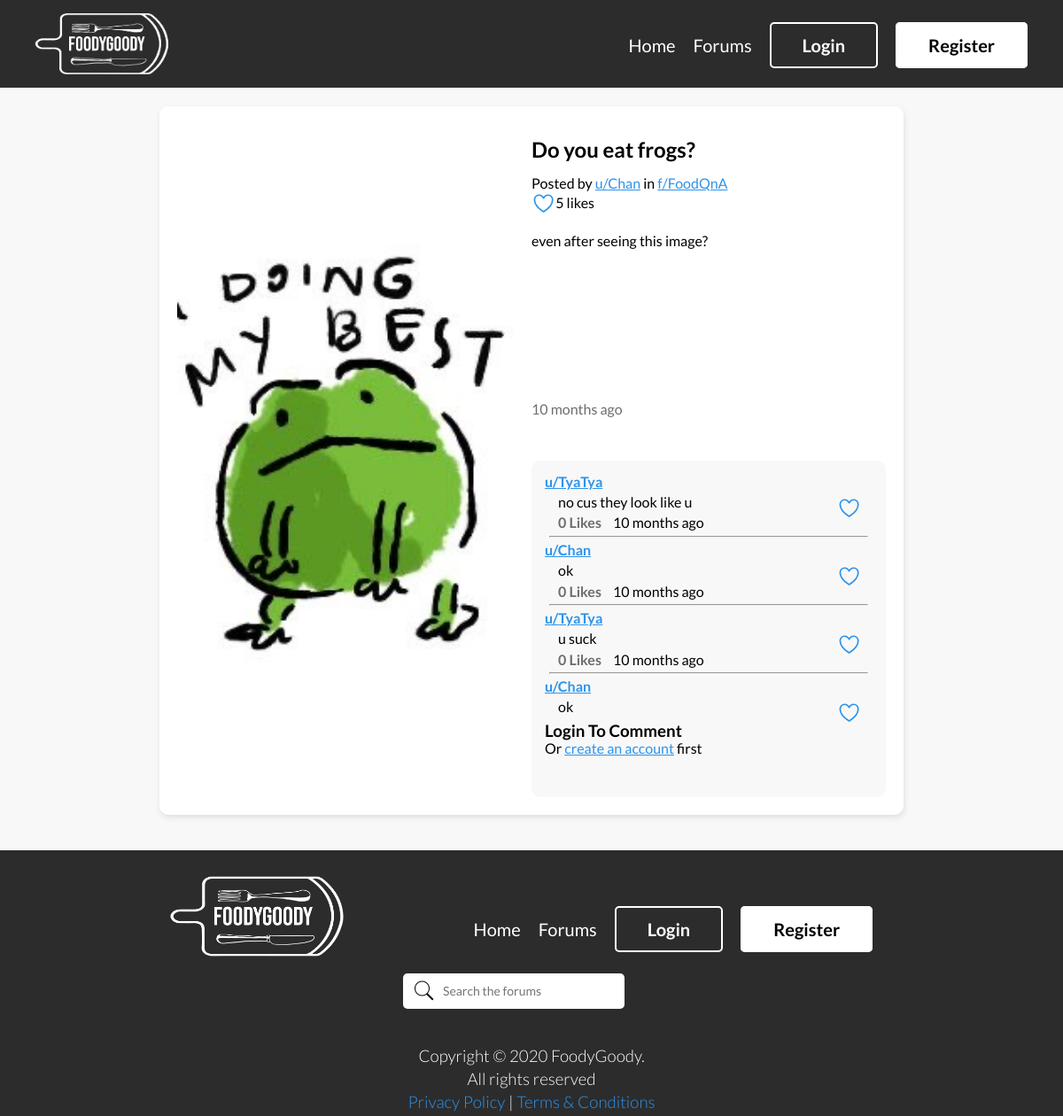
The app's page /viewpost.php?post_id=167 with its own data.
### tables this page shows
CREATE TABLE `tb_posts` (
  `post_id` int(11) NOT NULL,
  `sForumname` varchar(1000) NOT NULL,
  `sTitle` varchar(1000) NOT NULL,
  `sImage` varchar(255) NOT NULL,
  `sPost` varchar(1000) NOT NULL,
  `iUserid` int(11) NOT NULL,
  `tsLastUpdated` timestamp NULL DEFAULT current_timestamp(),
  `likes` int(11) NOT NULL
);

CREATE TABLE `tb_users` (
  `id` int(11) NOT NULL,
  `sFname` varchar(100) NOT NULL,
  `sLname` varchar(100) NOT NULL,
  `sEmail` varchar(100) NOT NULL,
  `sPassword` varchar(255) NOT NULL,
  `role` int(11) NOT NULL DEFAULT 0
);

CREATE TABLE `tb_comments` (
  `id` int(11) NOT NULL,
  `user_id` int(11) NOT NULL,
  `post_id` int(11) NOT NULL,
  `sComment` varchar(1000) NOT NULL,
  `likes` int(11) NOT NULL,
  `tsLastUpdated` timestamp NOT NULL DEFAULT current_timestamp()
);

### viewpost.php (the view, shortened to what this page needs)
<?php include 'head.php'; ?>
<?php
$sUsername = "NAME UNSET";
$post_id = $_GET["post_id"];
include "db_connect.php";
$stmt = $conn->prepare("SELECT p.*, u.sFname from tb_posts p inner join tb_users u on p.iUserid=u.id where post_id=$post_id");
$stmt->execute();
$stmt->bind_result($post_id, $sForumname, $sTitle, $fileDestination, $sPost, $iUserid, $tsLastUpdated, $likes, $sUsername);
while ($stmt->fetch()) {
    $time_ago = strtotime($tsLastUpdated);
}
?>
<head>
</head>
<header id="viewpost-header">
    <?php include 'header.php'; ?>
</header>
<section id="viewpost">
    <div class="viewpost-container">
        <div class="viewpost-col1 viewpost-cols">
        <a href="<?= $fileDestination ?>" target="_blank">
            <img class="viewpost-img" src="<?= $fileDestination ?>" alt="<?= $fileDestination ?>">
        </a>
        </div>
        <div class="viewpost-col2 viewpost-cols">
            <h2><?= $sTitle ?></h2>
            <p>Posted by <a href="search.php?query=<?= $sUsername ?>&sortby=new">u/<?= $sUsername ?></a> in <a href="search.php?query=<?= $sForumname ?>&sortby=new"><?= $sForumname ?></a></p>
            <form action="likeSystem.php" method="post">
                <button type="submit" name="like" class="like-btn">
                    <ion-icon name="heart-outline" class="post-likebtn post-btn"></ion-icon>
                </button>
                <p><?= $likes ?> likes</p>
            </form>
            <div class="viewpost-post-text">
                <p><?= $sPost ?></p>
            </div>
            <p class="timeago"><?php echo time_Ago($time_ago); ?></p>
            <?php
            include "db_connect.php";
            $stmt = $conn->prepare("SELECT c.*, u.sFname from tb_comments c inner join tb_users u on c.user_id=u.id where post_id=$post_id");
            $stmt->execute();
            $stmt->bind_result($comment_id, $user_id, $post_id, $sComment, $likes, $tsLastUpdated, $sFname);
            ?>
            <div class="comments-container">
                <div class="comments">
                    <?php
                    while ($stmt->fetch()) {
                        echo '<div>';
                        echo '<h4><a href="search.php?query=';
                        echo $sFname;
                        echo '&sortby=new">u/' . $sFname . '</a></h4>';
                        echo '<p>' . $sComment . '</p>';
                        echo '<p><span>' . $likes . ' Likes</span> ';
                        echo time_Ago(strtotime($tsLastUpdated));
                        echo ' </p>';
                        echo '<form action="likeSystem_comments.php" method="post" class="comment-like-btn">';
                        echo '<button type="submit" name="like" class="like-btn">';
                        echo '<ion-icon name="heart-outline" class="post-likebtn post-btn"></ion-icon>';
                        echo '</button>';
                        echo '</form>';
                        echo '
                        <hr>';
                        echo '</div>';
                    }
                    function time_Ago($time)
                    {
                        $diff     = time() - $time;
                        $sec     = $diff;
                        $min     = round($diff / 60);
                        $hrs     = round($diff / 3600);
                        $days     = round($diff / 86400);
                        $weeks     = round($diff / 604800);
                        $mnths     = round($diff / 2600640);
                        $yrs     = round($diff / 31207680);
                        if ($sec <= 60) {
                            echo "$sec seconds ago";
                        }
                        else if ($min <= 60) {
                            if ($min == 1) {
                                echo "one minute ago";
                            } else {
                                echo "$min minutes ago";
                            }
                        }
                        else if ($hrs <= 24) {
                            if ($hrs == 1) {
                                echo "an hour ago";
                            } else {
                                echo "$hrs hours ago";
                            }
                        }
                        else if ($days <= 7) {
                            if ($days == 1) {
                                echo "Yesterday";
                            } else {
                                echo "$days days ago";
                            }
                        }
                        else if ($weeks <= 4.3) {
                            if ($weeks == 1) {
                                echo "a week ago";
                            } else {
                                echo "$weeks weeks ago";
                            }
                        }
                        else if ($mnths <= 12) {
                            if ($mnths == 1) {
                                echo "a month ago";
                            } else {
                                echo "$mnths months ago";
                            }
                        }
                        else {
                            if ($yrs == 1) {
                                echo "one year ago";
                            } else {
                                echo "$yrs years ago";
                            }
                        }
                    }
                    ?>
                </div>
                <div class="comment-box">
                </div>
            </div>
        </div>
    </div>
</section>
<?php include 'footer.php'; ?>

### head.php (shortened to what this page needs)
<head>
    <link rel="stylesheet" href="css/normalize.css">
    <link rel="stylesheet" href="css/mystyle.css?v=8.7">
</head>

### header.php (shortened to what this page needs)
<nav class="nav">
    <ul class="mainnav">
        <li>
            <a href="forums.php">
                <img src="img/LOGO.png" alt="logo" class="logo" draggable="false">
            </a>
        </li>
    </ul>
    <ul class="mainnav">
        <li><a href="index.php">Home</a></li>
        <li><a href="forums.php">Forums</a></li>
        <li class="userLog">
            <a href="#" class="login_btn btn"> Login</a>
        </li>
        <li class="userLog2"><a href="register.php" class="register_btn btn">Register</a></li>
    </ul>
</nav>

### footer.php (shortened to what this page needs)
<footer>
    <nav class="nav footernav">
        <ul class="mainnav footerul">
            <li>
                <a href="index.php">
                    <img src="img/LOGO.png" alt="logo" class="logo" draggable="false">
                </a>
            </li>
        </ul>
        <ul class="mainnav footerul">
            <li><a href="index.php">Home</a></li>
            <li><a href="forums.php">Forums</a></li>
            <li class="userLog"><a href="#" class="login_btn btn">Login</a></li>
            <li class="userLog2"><a href="register.php" class="register_btn btn">Register</a></li>
        </ul>
        <ul class="mainnav footerul">
            <form action="search.php" method="GET">
                <input class="footerSearch" type="search" name="query" placeholder="Search the forums">
            </form>
        </ul>
    </nav>
    <h3>
        Copyright © 2020 FoodyGoody. <br> All rights reserved
        <br>
        <a href="#">Privacy Policy</a> | <a href="#">Terms & Conditions</a>
    </h3>
</footer>

### css/mystyle.css (style rules this page uses)
* { box-sizing: border-box; margin: 0; padding: 0; font-family: 'Lato', 'Arial', sans-serif; }
header { height: 100px; width: 100%; margin: 0 auto; background-color: #2f2f2f21; z-index: 9999; position: relative; border-bottom: 1px solid white; backdrop-filter: blur(5px); }
.mainnav:first-child li { padding-top: 0px; margin-left: 5em; margin-top: 15px; }
.mainnav { margin-right: 5em; animation: FadeIn 1s forwards ease-in-out; }
.mainnav li { display: inline-block; }
nav { display: flex; width: 100%; justify-content: space-between; }
.nav ul { list-style-type: none; font-size: 20px; }
.nav li { padding-top: 30px; color: white; margin-left: 20px; transition: all 0.3s; margin-top: 10px; }
.nav li a { text-decoration: none; text-align: center; color: white; transition: all 0.3s; }
.btn { background-color: #FFF; border: 2px solid white; padding: 12px 35px; border-radius: 5px; text-decoration: none; font-weight: 600; color: black !important; box-shadow: 0 0px 0px rgba(0, 0, 0, 0), 0 0px 0px rgba(0, 0, 0, 0); cursor: pointer; transition: all 0.3s; }
.login_btn { background-color: rgba(255, 255, 255, 0); color: white !important; }
.logo { width: 150px; height: auto; }
.post-btn { font-size: 1.7em; color: #2C93EC; cursor: pointer; }
.like-btn { outline: none; border: none; background: none; }
.post-btn { transition: all 0.2s; }
#viewpost-header { background-color: #2C2C2C; }
#viewpost { width: 70%; margin: 0 auto; margin-top: 20px; }
.viewpost-container { position: relative; z-index: 0; background-color: white; width: 100%; height: 800px; border-radius: 10px; padding: 20px; filter: drop-shadow(1px 3px 3px rgba(0, 0, 0, 0.10)); margin-bottom: 20px; transition: all 0.2s; display: flex; flex-wrap: wrap; }
.viewpost-cols { width: 50%; }
.viewpost-container h2 { padding: 15px 0px; }
.viewpost-container a { color: #2C93EC; transition: all 0.2s; }
.viewpost-col1 { padding-right: 20px; }
.viewpost-img { width: 100%; border-radius: 10px; height: 100%; object-fit: cover; }
.viewpost-col2 { overflow: hidden; }
.viewpost-post-text { margin-top: 20px; height: 25%; overflow: auto; }
.viewpost-col2 .timeago { color: #6d6d6d; margin-right: 10px; }
.viewpost-col2 form { display: flex; align-items: center; }
.comments-container { display: flex; flex-direction: column; height: 50%; padding: 15px; border-radius: 10px; background-color: #f8f8f8; margin-top: 48px; }
.comments { height: 80%; overflow: auto; position: relative; z-index: 1; }
.comments div { position: relative; }
.comments p { margin-left: 15px; margin-top: 5px; }
.comments span { color: #6d6d6d; font-weight: 600; margin-right: 10px; }
.comments hr { margin: 5px; }
.comment-like-btn { position: absolute; width: 30px; right: 10px; top: 25px; }
.comment-box { height: 20%; }
footer { margin-top: 40px; position: relative; z-index: 99; width: 100%; height: 300px; background-color: #2C2C2C; padding-top: 30px; }
footer .logo { transform: scale(1.3); }
.footernav { display: flex; justify-content: center; align-items: center; flex-wrap: wrap; width: 80%; margin: 0 auto; justify-content: space-around; }
.footerul:first-child li { padding-top: 0px; margin-top: 10px; margin-left: 0em; }
.footerSearch { padding: 12px 45px; width: 250px; border-radius: 5px; outline: none; border: none; margin-top: 30px; font-size: 0.7em; background-image: url("../img/search.png"); background-size: 10%; background-repeat: no-repeat; background-position: 5% center; }
.footerul { margin-right: 0; animation: none 1s forwards; }
footer h3 { text-align: center; margin-top: 40px; color: white; line-height: 1.4em; font-weight: 300; }
footer a { text-decoration: none; color: #2C93EC; }
@media screen and (max-width: 1260px) { .mainnav { margin-right: 2em; } }
@media screen and (max-width: 1260px) { .mainnav:first-child li { margin-left: 2em; } }
@media screen and (max-width: 1260px) { .nav ul { display: flex; } }

### records on screen
tb_posts: sImage (picture), sTitle "Do you eat frogs?", tb_users.sFname "Chan", sForumname "f/FoodQnA", likes "5", sPost "even after seeing this image?"
tb_comments: user.sFname "TyaTya", sComment "no cus they look like u", likes "0"
tb_comments: user.sFname "Chan", sComment "ok", likes "0"
tb_comments: user.sFname "TyaTya", sComment "u suck", likes "0"
tb_comments: user.sFname "Chan", sComment "ok"
